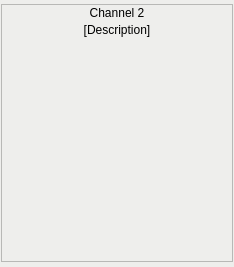
<?xml version="1.0" encoding="UTF-8"?>
<ui version="4.0">
 <class>channel_2</class>
 <widget class="QWidget" name="channel_2">
  <property name="geometry">
   <rect>
    <x>0</x>
    <y>0</y>
    <width>234</width>
    <height>267</height>
   </rect>
  </property>
  <property name="minimumSize">
   <size>
    <width>234</width>
    <height>267</height>
   </size>
  </property>
  <property name="windowTitle">
   <string>Form</string>
  </property>
  <property name="styleSheet">
   <string notr="true">background-color: rgb(238, 238, 236);</string>
  </property>
  <layout class="QVBoxLayout" name="verticalLayout_3">
   <property name="spacing">
    <number>3</number>
   </property>
   <property name="leftMargin">
    <number>1</number>
   </property>
   <property name="topMargin">
    <number>1</number>
   </property>
   <property name="rightMargin">
    <number>1</number>
   </property>
   <property name="bottomMargin">
    <number>1</number>
   </property>
   <item alignment="Qt::AlignVCenter">
    <widget class="QFrame" name="frame">
     <property name="minimumSize">
      <size>
       <width>0</width>
       <height>0</height>
      </size>
     </property>
     <property name="frameShape">
      <enum>QFrame::StyledPanel</enum>
     </property>
     <property name="frameShadow">
      <enum>QFrame::Raised</enum>
     </property>
     <layout class="QVBoxLayout" name="verticalLayout">
      <property name="spacing">
       <number>3</number>
      </property>
      <property name="leftMargin">
       <number>1</number>
      </property>
      <property name="topMargin">
       <number>1</number>
      </property>
      <property name="rightMargin">
       <number>1</number>
      </property>
      <property name="bottomMargin">
       <number>1</number>
      </property>
      <item>
       <widget class="QLabel" name="label_channel_number">
        <property name="text">
         <string>Channel 2</string>
        </property>
        <property name="alignment">
         <set>Qt::AlignCenter</set>
        </property>
       </widget>
      </item>
      <item>
       <widget class="QLabel" name="label_description">
        <property name="text">
         <string>[Description]</string>
        </property>
        <property name="alignment">
         <set>Qt::AlignCenter</set>
        </property>
       </widget>
      </item>
      <item>
       <widget class="channel_widget" name="fields" native="true">
        <property name="minimumSize">
         <size>
          <width>220</width>
          <height>220</height>
         </size>
        </property>
        <property name="maximumSize">
         <size>
          <width>400</width>
          <height>270</height>
         </size>
        </property>
       </widget>
      </item>
     </layout>
    </widget>
   </item>
  </layout>
 </widget>
 <customwidgets>
  <customwidget>
   <class>channel_widget</class>
   <extends>QWidget</extends>
   <header>.channel_widget</header>
   <container>1</container>
  </customwidget>
 </customwidgets>
 <resources/>
 <connections/>
</ui>
